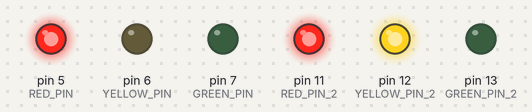
The sketch below on a simulated Arduino Uno, built with avr-gcc and run on an emulated ATmega328P. Parts: output pins drawn as LEDs (lit = HIGH).

Above: at 2.5 s.
At 10.0 s:
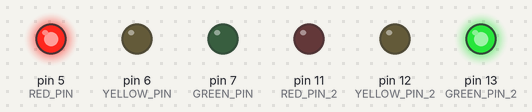
At 17.5 s:
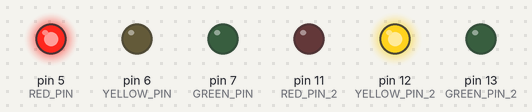
At 22.5 s:
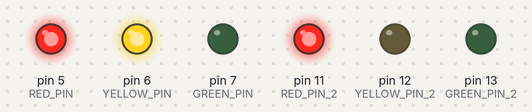
At 30.0 s:
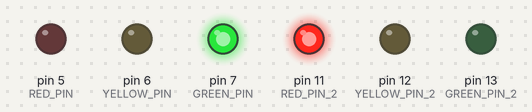
At 37.5 s:
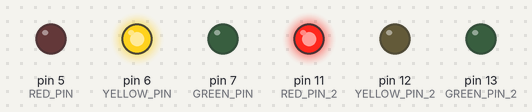
Timing chart, 0 to 52.0 s (numbered marks = the images above):
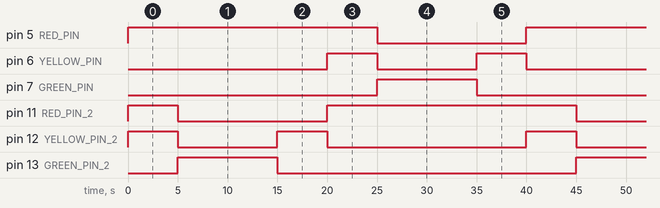

The sketch:

arduino-traffic-light.ino
```cpp
#include "state_machine_event_handlers.h"

/*
 * IMPORTANT
 * =========
 *
 * the states enum and events enum, have to
 * be in the same order, if red ist first in states
 * it also has to be first in events and in the
 * states and events combo.
 */

// STATES WITH EVENTS AND THEIR HANDLERS //
sStateMachine asStateMachine1 [] =
{
  {Red_State,    Change_to_RedYellow_Event,  ChangeToRedYellowHandler}, // --> REDYELLOW
  {Yellow_State, Change_to_Red_Event,    ChangeToRedHandler},   // --> RED
  {Green_State,  Change_to_Yellow_Event, ChangeToYellowHandler}, // --> YELLOW
  {RedYellow_State, Change_to_Green_Event, ChangeToGreenHandler}, // --> GREEN
};

sStateMachine asStateMachine2 [] =
{
  {Red_State,    Change_to_RedYellow_Event,  ChangeToRedYellowHandler}, // --> REDYELLOW
  {Yellow_State, Change_to_Red_Event,    ChangeToRedHandler},   // --> RED
  {Green_State,  Change_to_Yellow_Event, ChangeToYellowHandler}, // --> YELLOW
  {RedYellow_State, Change_to_Green_Event, ChangeToGreenHandler}, // --> GREEN
};

void setup() {
  // 1
  pinMode(RED_PIN, OUTPUT);
  pinMode(YELLOW_PIN, OUTPUT);
  pinMode(GREEN_PIN, OUTPUT);

  // 2
  pinMode(RED_PIN_2, OUTPUT);
  pinMode(YELLOW_PIN_2, OUTPUT);
  pinMode(GREEN_PIN_2, OUTPUT);
}


unsigned long current_millis = 0;

eTrafficLightState eNextState1 = Yellow_State; // because at first RED
unsigned long state1_previous_millis = 0;

eTrafficLightState eNextState2 = Red_State; // because at first RedYellow
unsigned long state2_previous_millis = 0;


void loop() {
  current_millis = millis();

  eNextState1 = (*asStateMachine1[eNextState1].pfStateMachineEventHandler)(1, current_millis, &state1_previous_millis);
  eNextState2 = (*asStateMachine2[eNextState2].pfStateMachineEventHandler)(2, current_millis, &state2_previous_millis);
}
```

global_defines.h
```cpp
#define RED_PIN 5
#define YELLOW_PIN 6
#define GREEN_PIN 7

#define RED_PIN_2 11
#define YELLOW_PIN_2 12
#define GREEN_PIN_2 13

#define RED_TIMEOUT 20000
#define YELLOW_TIMEOUT 5000
#define REDYELLOW_TIMEOUT 5000
#define GREEN_TIMEOUT 10000

/**
 * Proportions
 * ===========
 *
 * RED = 4
 * RED/YELLOW = 1
 * YELLOW = 1
 * GREEN = 2
 *
 */
```

led_functions.h
```cpp
// turns led on
void led_on(int pin) {
  digitalWrite(pin, HIGH);
}

// turns led off
void led_off(int pin) {
  digitalWrite(pin, LOW);
}
```

state_machine_event_handlers.h
```cpp
#include "state_machine_types.h"
#include "traffic_light_functions.h"

// EVENT HANDLERS //

// to Red/Yellow Transistion
eTrafficLightState ChangeToRedYellowHandler(int set, unsigned long current_millis, unsigned long* previous_millis)
{
  redyellow_light(set);
  if (current_millis - *previous_millis >= REDYELLOW_TIMEOUT) {
    *previous_millis += REDYELLOW_TIMEOUT;
    return RedYellow_State;
  } else {
    return Red_State;
  }
}

// to Green Transistion
eTrafficLightState ChangeToGreenHandler(int set, unsigned long current_millis, unsigned long* previous_millis)
{
  green_light(set);
  if (current_millis - *previous_millis >= GREEN_TIMEOUT) {
    *previous_millis += GREEN_TIMEOUT;
    return Green_State;
  } else {
    return RedYellow_State;
  }
}

// to Yellow Transition
eTrafficLightState ChangeToYellowHandler(int set, unsigned long current_millis, unsigned long* previous_millis)
{
  yellow_light(set);
  if (current_millis - *previous_millis >= YELLOW_TIMEOUT) {
    *previous_millis += YELLOW_TIMEOUT;
    return Yellow_State;
  } else {
    return Green_State;
  }
}

// to Red Transition
eTrafficLightState ChangeToRedHandler(int set, unsigned long current_millis, unsigned long* previous_millis)
{
  red_light(set);
  if (current_millis - *previous_millis >= RED_TIMEOUT) {
    *previous_millis += RED_TIMEOUT;
    return Red_State;
  } else {
    return Yellow_State;
  }
}
```

state_machine_types.h
```cpp
// STATES
typedef enum
{
  Red_State,
  Yellow_State,
  Green_State,
  RedYellow_State,
} eTrafficLightState;

// EVENTS
typedef enum
{
  Change_to_Red_Event,
  Change_to_Yellow_Event,
  Change_to_Green_Event,
  Change_to_RedYellow_Event,
} eTrafficLightEvent;

// FUNCTION POINTER --> CURRENT STATE
typedef eTrafficLightState (*pfEventHandler)(int, unsigned long, unsigned long*);

// STATE MCAHINE
typedef struct
{
  eTrafficLightState eStateMachine;
  eTrafficLightEvent eStateMachineEvent;
  pfEventHandler pfStateMachineEventHandler;
} sStateMachine;
```

traffic_light_functions.h
```cpp
#include "global_defines.h"
#include "led_functions.h"

void red_light(int set_of_pins) {
  int red, yellow, green;
  if (set_of_pins == 1) {
    red = RED_PIN;
    yellow = YELLOW_PIN;
    green = GREEN_PIN;
  } else {
    red = RED_PIN_2;
    yellow = YELLOW_PIN_2;
    green = GREEN_PIN_2;
  }

  led_on(red);      // [O]
  led_off(yellow);  // [ ]
  led_off(green);   // [ ]
}

void yellow_light(int set_of_pins) {
  int red, yellow, green;
  if (set_of_pins == 1) {
    red = RED_PIN;
    yellow = YELLOW_PIN;
    green = GREEN_PIN;
  } else {
    red = RED_PIN_2;
    yellow = YELLOW_PIN_2;
    green = GREEN_PIN_2;
  }

  led_off(red);     // [ ]
  led_on(yellow);   // [O]
  led_off(green);   // [ ]
}

void green_light(int set_of_pins) {
  int red, yellow, green;
  if (set_of_pins == 1) {
    red = RED_PIN;
    yellow = YELLOW_PIN;
    green = GREEN_PIN;
  } else {
    red = RED_PIN_2;
    yellow = YELLOW_PIN_2;
    green = GREEN_PIN_2;
  }

  led_off(red);     // [ ]
  led_off(yellow);  // [ ]
  led_on(green);    // [O]
}

void redyellow_light(int set_of_pins) {
  int red, yellow, green;
  if (set_of_pins == 1) {
    red = RED_PIN;
    yellow = YELLOW_PIN;
    green = GREEN_PIN;
  } else {
    red = RED_PIN_2;
    yellow = YELLOW_PIN_2;
    green = GREEN_PIN_2;
  }

  led_on(red);      // [O]
  led_on(yellow);   // [O]
  led_off(green);   // [ ]
}
```

Measured:
- by itself, pin 5 (RED_PIN): alternates HIGH for 25.0 s and LOW for 15.0 s
- by itself, pin 6 (YELLOW_PIN), pin 12 (YELLOW_PIN_2): repeats every 40.0 s: LOW 10.0 s, HIGH 5.0 s, LOW 20.0 s, HIGH 5.0 s
- by itself, pin 7 (GREEN_PIN), pin 13 (GREEN_PIN_2): alternates HIGH for 10.0 s and LOW for 30.0 s
- by itself, pin 11 (RED_PIN_2): repeats every 40.0 s: LOW 15.0 s, HIGH 25.0 s
